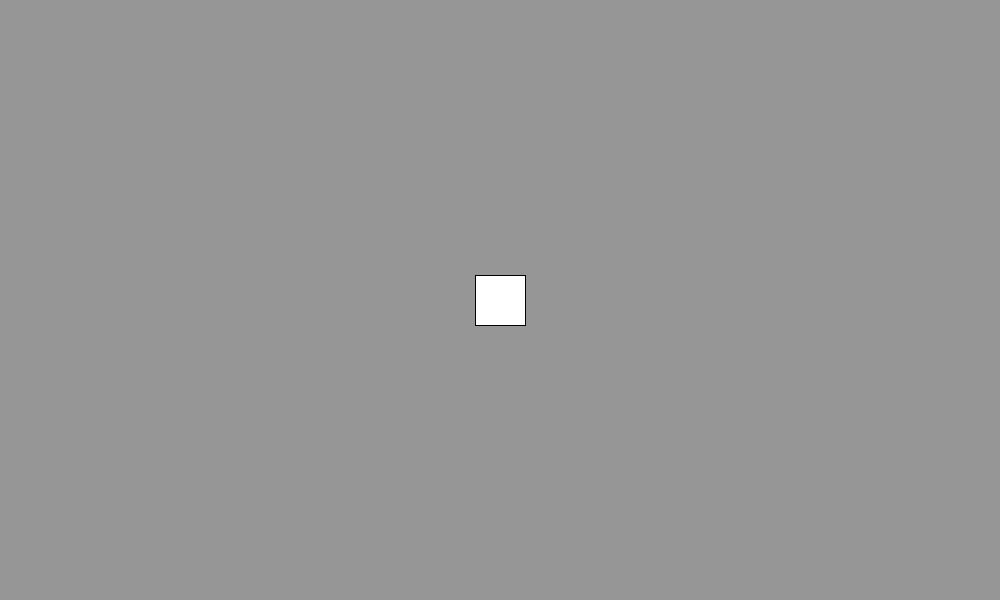
Frame 1 (no input)
Frame 60 (the mouse pressed at the canvas centre just before this capture): identical to frame 1, image omitted
Frame 120 (the mouse held since frame 60 and released just before this capture): identical to frame 1, image omitted

The Processing sketch that drew this single still picture (run headless with seeded random() and noise(); from frame 60 on, the mouse is pressed at the canvas centre):

// Processing sketch: AstroidPracticeGame
// ── AstroidPracticeGame.pde
float playerXPos;
float playerYPos;
float playerXSpeed = 0;
float playerYSpeed = 0;
float playerRotation = 0;
float friction = .9;

boolean[] areKeysDown = new boolean[4];

// [0] = w
// [1] = a
// [2] = d
// [3] = space

void setup()
{
  size(1000, 600);
  rectMode(CENTER);
  playerXPos = (width / 2);
  playerYPos = (height / 2);
}

void draw()
{
  background(color(150));
  
  moveAndDrawPlayer();
}

void moveAndDrawPlayer()
{
  if (playerXSpeed >= 5)
  {
    playerXSpeed = 5;
  }
  
  if (playerYSpeed >= 5)
  {
    playerYSpeed = 5;
  }
  
  applyFriction();
  changeSpeed();
  
  playerXPos = playerXPos + playerXSpeed;
  playerYPos = playerYPos + playerYSpeed;
  
  pushMatrix();
  
    translate(playerXPos, playerYPos);
    rotate(playerRotation);
  
    rect(0, 0, 50, 50);
  
  popMatrix();
}

void changeSpeed()
{
  if (areKeysDown[0])
  {
    playerYSpeed -= .5;
  }
  
  if (areKeysDown[1])
  {
    playerRotation -= .05;
  }
  
  if (areKeysDown[2])
  {
    playerRotation += .05;
  }
  
  if (areKeysDown[3])
  {
    
  }
}

void applyFriction()
{
  playerXSpeed = playerXSpeed * friction;
  playerYSpeed = playerYSpeed * friction;
}

void keyPressed()
{
  if (key == 'w')
  {
    areKeysDown[0] = true;
  }
  
  if (key == 'a')
  {
    areKeysDown[1] = true;
  }
  
  if (key == 'd')
  {
    areKeysDown[2] = true;
  }
  
  if (key == ' ')
  {
    areKeysDown[3] = true;
  }
}

void keyReleased()
{
  if (key == 'w')
  {
    areKeysDown[0] = false;
  }
  
  if (key == 'a')
  {
    areKeysDown[1] = false;
  }
  
  if (key == 'd')
  {
    areKeysDown[2] = false;
  }
  
  if (key == ' ')
  {
    areKeysDown[3] = false;
  }
}
// ── Bullet.pde
class Bullet
{
  float bulletSpeed;
  float bulletXPosition;
  float bulletYPosition;
  float bulletXSize;
  float bulletYSize;
  float bulletRotation;
  
  Bullet(float shipTipXPosition, float shipTipYPosition, float shipRotation)
  {
    bulletXPosition = shipTipXPosition + 15;
    bulletYPosition = shipTipYPosition;
    bulletRotation = shipRotation;
    
    bulletSpeed = 5;
    bulletXSize = 10;
    bulletYSize = 3;
  }
  
  void drawBullet()
  {
    pushMatrix();

      translate(bulletXPosition, bulletYPosition);
      rotate(bulletRotation);
  
      rect(sin(playerRotation), cos(playerRotation), bulletXSize, bulletYSize);
  
    popMatrix();
  }
  
  void checkBulletBounds()
  {
    
  }
  
}
// ── Rocks.pde
class Rocks
{
  float rockXPosition;
  float rockYPosition;
  float rockXSpeed;
  float rockYSpeed;
  float rockSize;
  
  
  Rocks()
  {
    rockXPosition = -20;
    rockYPosition = 50;
    rockXSpeed = random(3);
    rockYSpeed = random(3);
    rockSize = random(50, 100);
  }
  
  void drawRocks()
  {
    ellipse(rockXPosition, rockYPosition, rockSize, rockSize);
    
    rockXPosition += rockXSpeed;
    rockYPosition += rockYSpeed;
  }
}
// ── Ship.pde
class Ship
{
  boolean recentlyShot = false;
  float shotTimer;
  
  float playerXPos;
  float playerYPos;
  float playerXSpeed;
  float playerYSpeed;
  float playerRotation;
  float friction = .9;
  
  int bulletCount;
  ArrayList<Bullet> bullets = new ArrayList<Bullet>();
  
  PShape ship;
  
  Ship()
  {
    recentlyShot = false;
    
    playerXPos = (width / 2);
    playerYPos = (height / 2);
    playerXSpeed = 0;
    playerYSpeed = 0;
    playerRotation = 0;
    
    ship = createShape();
    ship.beginShape();
    ship.vertex(15, 0);
    ship.vertex(-15, 12.5);
    ship.vertex(-15/2, 0);
    ship.vertex(-15, -12.5);
    ship.endShape(CLOSE);
  }
  
  // I really shouldn't need this, but just in case...
  Ship(float shipXPos, float shipYPos, float shipXSpeed, float shipYSpeed, float shipRotation, float shipFriction, PShape shipShape, boolean shipRecentlyShot)
  {
    playerXPos = shipXPos;
    playerYPos = shipYPos;
    playerXSpeed = shipXSpeed;
    playerYSpeed = shipYSpeed;
    playerRotation = shipRotation;
    friction = shipFriction;
    
    ship = shipShape;
    
    recentlyShot = shipRecentlyShot;
  }
  
  void masterShipFunction()
  { 
    playerXSpeed = constrain(playerXSpeed, 0, 5);
    playerYSpeed = constrain(playerYSpeed, 0, 5);

    applyFriction();
    controls();
    checkShipBoundries();
    shootBullets();
  
    float rotationXDirection = cos(playerRotation);
    float rotationYDirection = sin(playerRotation);
  
    playerXPos = playerXPos + (playerXSpeed * rotationXDirection);
    playerYPos = playerYPos + (playerYSpeed * rotationYDirection);
  
    pushMatrix();

      translate(playerXPos, playerYPos);
      rotate(playerRotation);
  
      shape(ship, 0, 0);
  
    popMatrix();
  }

  void controls()
  {
    if (areKeysDown[0])
    {
      playerXSpeed += .5;
      playerYSpeed += .5;
    }
  
    if (areKeysDown[1])
    {
      playerRotation -= .05;
    }
  
    if (areKeysDown[2])
    {
      playerRotation += .05;
    }
  
    if (areKeysDown[3])
    {
      if (recentlyShot == false)
      {
        bullets.add(new Bullet(playerXPos, playerYPos, playerRotation));
        recentlyShot = true;
        shotTimer = 0;
      }
    }
  }
  
  void shootBullets()
  { 
    for (int i = 0; i < bullets.size(); i++)
    {
      Bullet bullet = bullets.get(i);
      bullet.drawBullet();
      checkBulletBoundries(i);
    }
    
    if (recentlyShot)
    {
      shotTimer++;
      
      if (shotTimer == 30)
      {
        recentlyShot = false;
      }
    }
  }

  void applyFriction()
  {
    playerXSpeed = playerXSpeed * friction;
    playerYSpeed = playerYSpeed * friction;
  }
  
  void checkBulletBoundries(int num)
  {
    if ((bullets.get(num).bulletXPosition > width || bullets.get(num).bulletXPosition < 0) || (bullets.get(num).bulletYPosition > height || bullets.get(num).bulletYPosition < 0))
    {
      bullets.remove(num);
    }
  }
  
  void checkShipBoundries()
  {
    if (playerXPos + 15 >= width)
    {
      playerXPos = width - 15;
      //playerRotation = playerRotation + radians(180);
    }
    
    if (playerXPos - 15 <= 0)
    {
      playerXPos = 15;
      //playerRotation = playerRotation + radians(180);
    }
    
    if (playerYPos + 12.5 >= height)
    {
      playerYPos = height - 12.5;
      //playerRotation = playerRotation + radians(180);
    }
    
    if (playerYPos - 12.5 <= 0)
    {
      playerYPos = 12.5;
      //playerRotation = playerRotation + radians(180);
    }
  }
}
